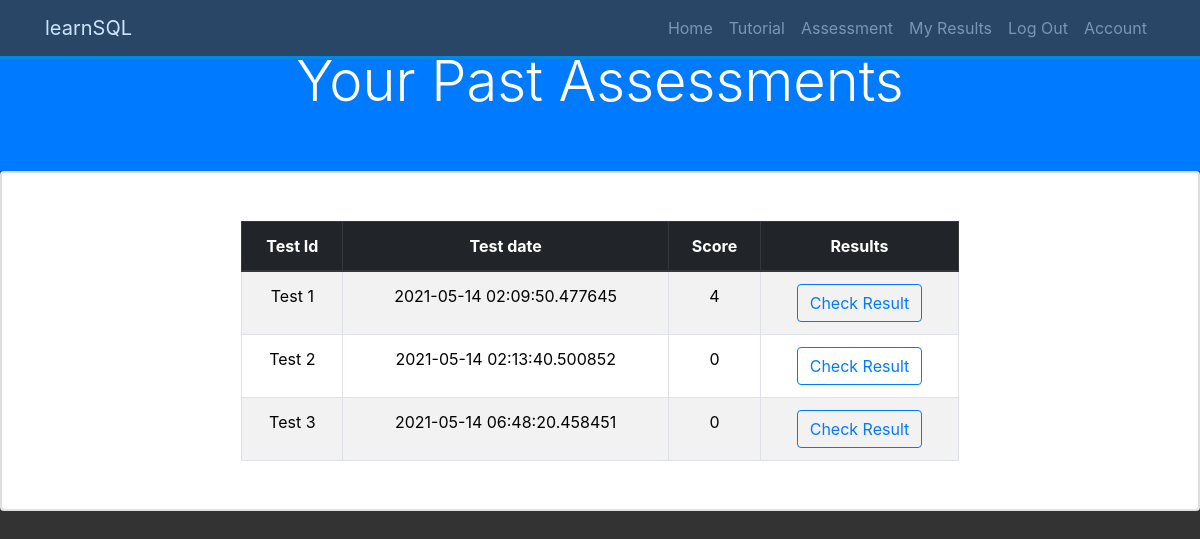
/my_results (signed in), run on an earlier commit of the app's database.
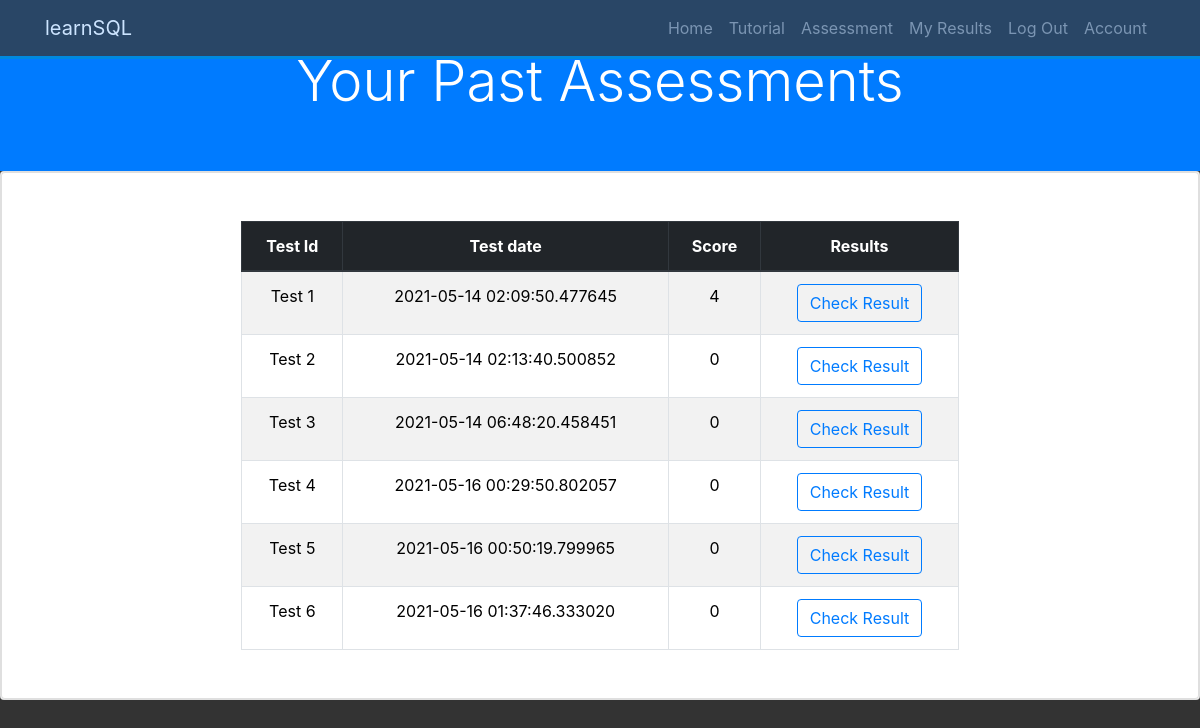
And on a later commit of the database.
### OnlineAssessment/models.py (models this page shows, shortened)
class Test(db.Model):
    __tablename__ = 'tests'
    id = db.Column(db.Integer, primary_key=True)
    user_id = db.Column(db.Integer, db.ForeignKey('users.id'), nullable=False)
    date = db.Column(db.DateTime, nullable=False, default=datetime.utcnow)
    questions = db.relationship('Question', secondary=test_question_relation, backref=db.backref(
        'questions_tests', lazy='dynamic'))
    answers = db.relationship('Answer', backref='test_answers', lazy=True)
    finish = db.Column(db.Boolean, default=False, nullable=False)

class Answer(db.Model):
    __tablename__ = 'answers'
    id = db.Column(db.Integer, primary_key=True)
    user_id = db.Column(db.Integer, db.ForeignKey('users.id'), nullable=False)
    question_id = db.Column(db.Integer, db.ForeignKey(
        'questions.id'), nullable=False)
    date = db.Column(db.DateTime, nullable=False, default=datetime.utcnow)
    content = db.Column(db.String(140), nullable=False)
    finish = db.Column(db.Boolean, default=False, nullable=False)
    test_id = db.Column(db.Integer, db.ForeignKey('tests.id'), nullable=False)

class Question(db.Model):
    __tablename__ = 'questions'
    id = db.Column(db.Integer, primary_key=True)
    title = db.Column(db.String(140), nullable=False)
    content = db.Column(db.String(140), nullable=False)
    answers = db.relationship('Answer', backref='question', lazy=True)
    correct_answer = db.Column(db.String(140), nullable=False)

### OnlineAssessment/tests/views.py (the view)
@tests.route('/my_results')
@login_required
def my_results():
    tests = Test.query.filter_by(user_id=current_user.id).all()
    if tests is None:
        tests = []
    return render_template('my_results.html', tests=tests)

### OnlineAssessment/__init__.py (called while the page is built)
def isAnswerCorrect(answer):
    question = Question.query.filter_by(id=answer.question_id).first()
    return answer.content == question.correct_answer

def calculateScore(answers, test):
    score = 0
    correctAnswers = []
    for answer in answers:
        if isAnswerCorrect(answer):
            correctAnswers.append(answer)
    if len(correctAnswers) > 0:
        for correctAnswer in correctAnswers:
            if correctAnswer.test_id == test.id:
                score += 1
    return score

### OnlineAssessment/models.py (called while the page is built)
@login_manager.user_loader
def load_user(user_id):
    return User.query.get(user_id)

### OnlineAssessment/templates/my_results.html (shortened to what this page needs)
{% extends "base.html" %}
{% block content %}
{% if tests|length > 0 %}
<section id="create-head-section" class="bg-primary">
    <div class="container">
      <div class="row">
        <div class="col text-center py-5">
          <h1 class="display-4">Your Past Assessments</h1>
        </div>
      </div>
    </div>
  </section>
<div class="card">
  <div class="card body">
    <div>
    <table class="result-table table table-hover table-striped my-5 table-bordered">
      <thead class="thead-dark">
          <th>Test Id</th>
          <th>Test date</th>
          <th>Score</th>
          <th>Results</th>
      </thead>
      {% for test in tests %}
      <tr>
          <td>Test {{ test.id }}</td>
          <td>{{ test.date }}</td>
          <td>{{ calculateScore(test.answers, test) }}</td>
          <td><a class="btn btn-outline-primary" href="{{ url_for('tests.test_results', test_id=test.id) }}">Check Result</a></td>
      </tr>
      {% endfor %}
    </table>
    </div>
  </div>
</div>
    {% else %}
    <button type="button" class="btn-lg"><a href="{{ url_for('tests.create_test') }}">Start the Test</a></button>
    {% endif %}
{% endblock %}

### OnlineAssessment/templates/base.html (shortened to what this page needs)
<!DOCTYPE html>
<html>
<head>
	<link rel="stylesheet" href="https://maxcdn.bootstrapcdn.com/bootstrap/4.0.0/css/bootstrap.min.css"
>
	<link rel="stylesheet" href="{{ url_for('static', filename='index.css') }}">
</head>
<body>
	<nav class="navbar navbar-expand-sm bg-dark navbar-dark fixed-top" id="main-nav">
		<div class="container">
			<a href="{{ url_for('core.index') }}" class="navbar-brand">learnSQL</a>
			<div class="collapse navbar-collapse" id="navbarCollapse">
				<ul class="navbar-nav ml-auto">
					<li class="nav-item">
						<a class="nav-link" href="{{ url_for('core.index') }}">Home</a>
					</li>
					{% if current_user.is_authenticated %}
					<li class="nav-item"><a class="nav-link" href="{{ url_for('core.tutorial') }}">Tutorial</a></li>
					<li class="nav-item"><a class="nav-link" href="{{ url_for('tests.assessment') }}">Assessment</a>
					</li>
					<li class="nav-item"><a class="nav-link" href="{{ url_for('tests.my_results') }}">My Results</a>
					</li>
					<li class="nav-item"><a class="nav-link" href="{{ url_for('users.logout') }}">Log Out</a></li>
					<li class="nav-item"><a class="nav-link" href="{{ url_for('users.account') }}">Account</a></li>
					{% else %}
					<li class="nav-item"><a class="nav-link" href="{{ url_for('users.login') }}">Log In</a></li>
					<li class="nav-item"><a class="nav-link" href="{{ url_for('users.register') }}">Register</a></li>
					{% endif %}
				</ul>
			</div>
		</div>
	</nav>
	<div>
		{% block content %}
		{% endblock %}
	</div>
</body>
</html>

### OnlineAssessment/static/index.css (style rules this page uses)
body { background: #333; color: #fff; }
.navbar { border-bottom: #008ed6 3px solid; opacity: 0.8; }
table, th, td { border: 1px solid black; }
th, td { padding: 10px; }
.result-table { color: black; width: 60%; margin: auto; text-align: center; }

What changed in the data, as far as the page shows it:
added Test: id "4", date "2021-05-16 00:29:50.802057", finish "0"
added Test: id "5", date "2021-05-16 00:50:19.799965", finish "0"
added Test: id "6", date "2021-05-16 01:37:46.333020"
added Answer: content.correct_answer "0"
